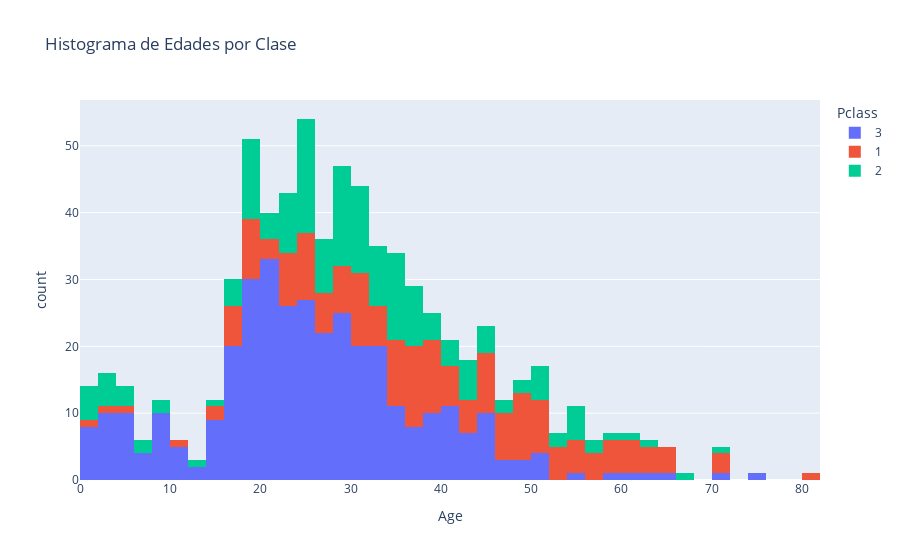

Notebook code for this chart:
### Code cell
px.histogram(df, x='Age', color='Pclass', title='Histograma de Edades por Clase')

### Figure 1 — Plotly figure (JSON) as saved in the notebook; plotly's stock layout.template omitted (floating-point values rounded to 4 significant figures; data arrays with more than 128 entries replaced by an {"elided": "..."} marker saying what was removed)
{"data": [{"alignmentgroup": "True", "bingroup": "x", "hovertemplate": "Pclass=3<br>Age=%{x}<br>count=%{y}<extra></extra>", "legendgroup": "3", "marker": {"color": "#636efa", "pattern": {"shape": ""}}, "name": "3", "offsetgroup": "3", "orientation": "v", "showlegend": true, "type": "histogram", "x": {"elided": "491 float values"}, "xaxis": "x", "yaxis": "y"}, {"alignmentgroup": "True", "bingroup": "x", "hovertemplate": "Pclass=1<br>Age=%{x}<br>count=%{y}<extra></extra>", "legendgroup": "1", "marker": {"color": "#EF553B", "pattern": {"shape": ""}}, "name": "1", "offsetgroup": "1", "orientation": "v", "showlegend": true, "type": "histogram", "x": {"elided": "216 float values"}, "xaxis": "x", "yaxis": "y"}, {"alignmentgroup": "True", "bingroup": "x", "hovertemplate": "Pclass=2<br>Age=%{x}<br>count=%{y}<extra></extra>", "legendgroup": "2", "marker": {"color": "#00cc96", "pattern": {"shape": ""}}, "name": "2", "offsetgroup": "2", "orientation": "v", "showlegend": true, "type": "histogram", "x": {"elided": "184 float values"}, "xaxis": "x", "yaxis": "y"}], "layout": {"barmode": "relative", "legend": {"title": {"text": "Pclass"}, "tracegroupgap": 0}, "title": {"text": "Histograma de Edades por Clase"}, "xaxis": {"anchor": "y", "domain": [0, 1], "title": {"text": "Age"}}, "yaxis": {"anchor": "x", "domain": [0, 1], "title": {"text": "count"}}}}
